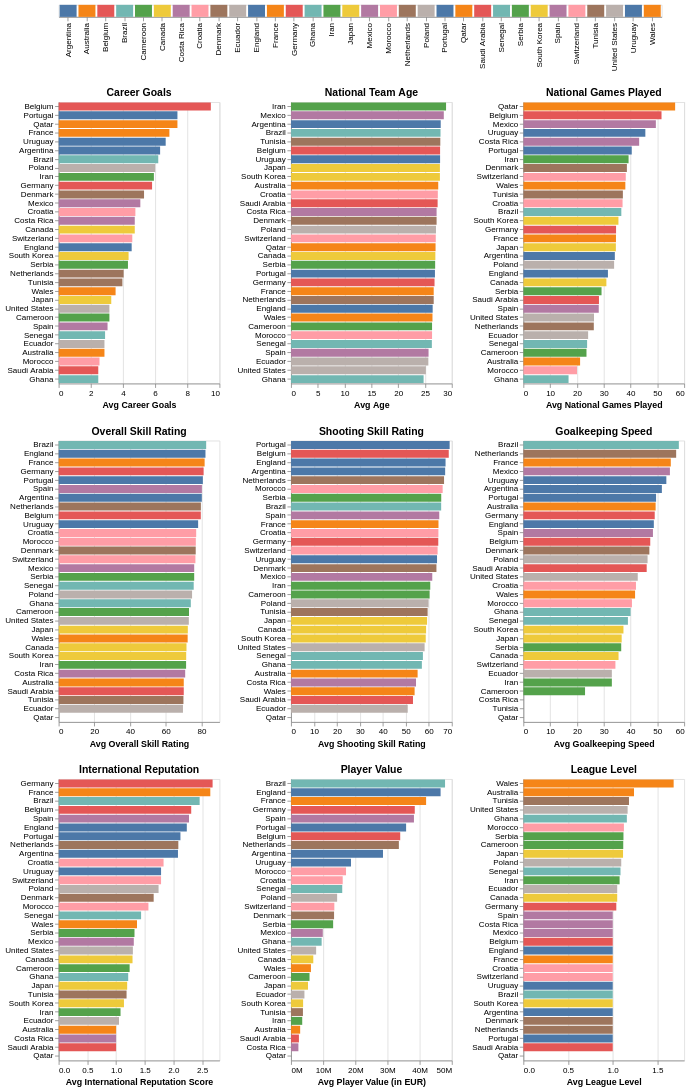

Source (Vega-Lite JSON):
### Vega-Lite specification from a JSON file in a GitHub repository (floating-point values rounded to 4 significant figures; data arrays with more than 128 entries replaced by an {"elided": "..."} marker saying what was removed)
{"config": {"view": {"continuousWidth": 400, "continuousHeight": 300}}, "vconcat": [{"data": {"name": "data-57d213fa20fcef856b897a2006d9629c"}, "mark": "bar", "encoding": {"color": {"condition": {"field": "Country", "legend": null, "type": "nominal", "selection": "selector824"}, "value": "lightgray"}, "x": {"field": "Country", "title": "", "type": "nominal"}}, "height": 15, "selection": {"selector824": {"type": "multi", "fields": ["Country"]}}, "width": 750}, {"vconcat": [{"hconcat": [{"mark": "bar", "encoding": {"color": {"field": "Country", "type": "nominal"}, "tooltip": [{"field": "Country", "type": "nominal"}, {"field": "Group", "type": "nominal"}, {"aggregate": "average", "field": "Total_Career_Goals", "format": ".2f", "title": "Avg Total Career Goals", "type": "quantitative"}, {"aggregate": "sum", "field": "Total_Career_Goals", "type": "quantitative"}], "x": {"aggregate": "average", "field": "Total_Career_Goals", "title": "Avg Career Goals", "type": "quantitative"}, "y": {"field": "Country", "sort": "-x", "title": "", "type": "nominal"}}, "height": 350, "selection": {"selector825": {"type": "interval", "bind": "scales", "encodings": ["x", "y"]}}, "title": "Career Goals", "transform": [{"filter": {"selection": "selector824"}}], "width": 200}, {"mark": "bar", "encoding": {"color": {"field": "Country", "type": "nominal"}, "tooltip": [{"field": "Country", "type": "nominal"}, {"field": "Group", "type": "nominal"}, {"aggregate": "average", "field": "Age", "format": ".2f", "title": "Avg Age", "type": "quantitative"}], "x": {"aggregate": "average", "field": "Age", "title": "Avg Age", "type": "quantitative"}, "y": {"field": "Country", "sort": "-x", "title": "", "type": "nominal"}}, "height": 350, "selection": {"selector826": {"type": "interval", "bind": "scales", "encodings": ["x", "y"]}}, "title": "National Team Age", "transform": [{"filter": {"selection": "selector824"}}], "width": 200}, {"mark": "bar", "encoding": {"color": {"field": "Country", "type": "nominal"}, "tooltip": [{"field": "Country", "type": "nominal"}, {"field": "Group", "type": "nominal"}, {"aggregate": "average", "field": "Total_National_Games_Played_Caps", "format": ".2f", "title": "Avg National Games Played", "type": "quantitative"}], "x": {"aggregate": "average", "field": "Total_National_Games_Played_Caps", "title": "Avg National Games Played", "type": "quantitative"}, "y": {"field": "Country", "sort": "-x", "title": "", "type": "nominal"}}, "height": 350, "selection": {"selector827": {"type": "interval", "bind": "scales", "encodings": ["x", "y"]}}, "title": "National Games Played", "transform": [{"filter": {"selection": "selector824"}}], "width": 200}]}, {"hconcat": [{"mark": "bar", "encoding": {"color": {"field": "Country", "type": "nominal"}, "tooltip": [{"field": "Country", "type": "nominal"}, {"field": "Group", "type": "nominal"}, {"aggregate": "average", "field": "overall", "format": ".2f", "title": "Avg Overall Skill Rating", "type": "quantitative"}], "x": {"aggregate": "average", "field": "overall", "title": "Avg Overall Skill Rating", "type": "quantitative"}, "y": {"field": "Country", "sort": "-x", "title": "", "type": "nominal"}}, "height": 350, "selection": {"selector828": {"type": "interval", "bind": "scales", "encodings": ["x", "y"]}}, "title": "Overall Skill Rating", "transform": [{"filter": {"selection": "selector824"}}], "width": 200}, {"mark": "bar", "encoding": {"color": {"field": "Country", "type": "nominal"}, "tooltip": [{"field": "Country", "type": "nominal"}, {"field": "Group", "type": "nominal"}, {"aggregate": "average", "field": "shooting", "format": ".2f", "title": "Avg Shooting Skill Rating", "type": "quantitative"}], "x": {"aggregate": "average", "field": "shooting", "title": "Avg Shooting Skill Rating", "type": "quantitative"}, "y": {"field": "Country", "sort": "-x", "title": "", "type": "nominal"}}, "height": 350, "selection": {"selector829": {"type": "interval", "bind": "scales", "encodings": ["x", "y"]}}, "title": "Shooting Skill Rating", "transform": [{"filter": {"selection": "selector824"}}], "width": 200}, {"mark": "bar", "encoding": {"color": {"field": "Country", "type": "nominal"}, "tooltip": [{"field": "Country", "type": "nominal"}, {"field": "Group", "type": "nominal"}, {"aggregate": "average", "field": "goalkeeping_speed", "format": ".2f", "title": "Avg Goalkeeping Speed", "type": "quantitative"}], "x": {"aggregate": "average", "field": "goalkeeping_speed", "title": "Avg Goalkeeping Speed", "type": "quantitative"}, "y": {"field": "Country", "sort": "-x", "title": "", "type": "nominal"}}, "height": 350, "selection": {"selector830": {"type": "interval", "bind": "scales", "encodings": ["x", "y"]}}, "title": "Goalkeeping Speed", "transform": [{"filter": {"selection": "selector824"}}], "width": 200}]}, {"hconcat": [{"mark": "bar", "encoding": {"color": {"field": "Country", "type": "nominal"}, "tooltip": [{"field": "Country", "type": "nominal"}, {"field": "Group", "type": "nominal"}, {"aggregate": "average", "field": "international_reputation", "format": ".2f", "title": "International Reputation Score", "type": "quantitative"}], "x": {"aggregate": "average", "field": "international_reputation", "title": "Avg International Reputation Score", "type": "quantitative"}, "y": {"field": "Country", "sort": "-x", "title": "", "type": "nominal"}}, "height": 350, "selection": {"selector831": {"type": "interval", "bind": "scales", "encodings": ["x", "y"]}}, "title": "International Reputation", "transform": [{"filter": {"selection": "selector824"}}], "width": 200}, {"mark": "bar", "encoding": {"color": {"field": "Country", "type": "nominal"}, "tooltip": [{"field": "Country", "type": "nominal"}, {"field": "Group", "type": "nominal"}, {"aggregate": "average", "field": "value_eur", "format": ".2f", "title": "Value (EUR)", "type": "quantitative"}], "x": {"aggregate": "average", "axis": {"labelExpr": "datum.value / 1E6 + \"M\""}, "field": "value_eur", "title": "Avg Player Value (in EUR)", "type": "quantitative"}, "y": {"field": "Country", "sort": "-x", "title": "", "type": "nominal"}}, "height": 350, "selection": {"selector832": {"type": "interval", "bind": "scales", "encodings": ["x", "y"]}}, "title": "Player Value", "transform": [{"filter": {"selection": "selector824"}}], "width": 200}, {"mark": "bar", "encoding": {"color": {"field": "Country", "type": "nominal"}, "tooltip": [{"field": "Country", "type": "nominal"}, {"field": "Group", "type": "nominal"}, {"aggregate": "average", "field": "league_level", "format": ".2f", "title": "Avg League Level", "type": "quantitative"}], "x": {"aggregate": "average", "field": "league_level", "title": "Avg League Level", "type": "quantitative"}, "y": {"field": "Country", "sort": "-x", "title": "", "type": "nominal"}}, "height": 350, "selection": {"selector833": {"type": "interval", "bind": "scales", "encodings": ["x", "y"]}}, "title": "League Level", "transform": [{"filter": {"selection": "selector824"}}], "width": 200}]}], "data": {"name": "data-0206d1aeeb1054c7302623ba77297a3c"}}], "$schema": "https://vega.github.io/schema/vega-lite/v4.17.0.json", "datasets": {"data-57d213fa20fcef856b897a2006d9629c": [{"Country": "Germany"}, {"Country": "Australia"}, {"Country": "Spain"}, {"Country": "Costa Rica"}, {"Country": "Mexico"}, {"Country": "Ghana"}, {"Country": "Belgium"}, {"Country": "England"}, {"Country": "Cameroon"}, {"Country": "Tunisia"}, {"Country": "United States"}, {"Country": "France"}, {"Country": "Senegal"}, {"Country": "Croatia"}, {"Country": "Switzerland"}, {"Country": "Ecuador"}, {"Country": "Canada"}, {"Country": "Wales"}, {"Country": "Uruguay"}, {"Country": "Brazil"}, {"Country": "Japan"}, {"Country": "Serbia"}, {"Country": "South Korea"}, {"Country": "Argentina"}, {"Country": "Denmark"}, {"Country": "Morocco"}, {"Country": "Iran"}, {"Country": "Netherlands"}, {"Country": "Poland"}, {"Country": "Portugal"}, {"Country": "Qatar"}, {"Country": "Saudi Arabia"}], "data-0206d1aeeb1054c7302623ba77297a3c": {"elided": "831 records"}}}
